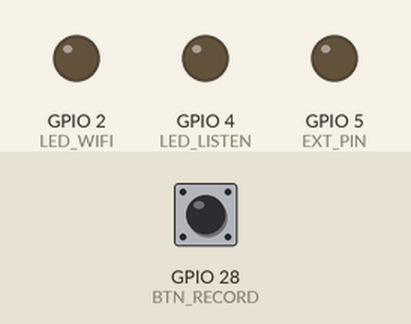
Simulated run of this sketch. Board: ESP32. On the bench: output pins drawn as LEDs (lit = HIGH). Inputs (shaded band) come from the test bench; at power-on: GPIO 28 (BTN_RECORD) HIGH. WiFi joins after 1.5 s; servers stay silent unless stated; I2S audio is not simulated (input reads silence); uploads are accepted with an empty reply; what the sketch prints to the serial monitor is not drawn.

Above: at 0.1 s.
At 2.7 s:
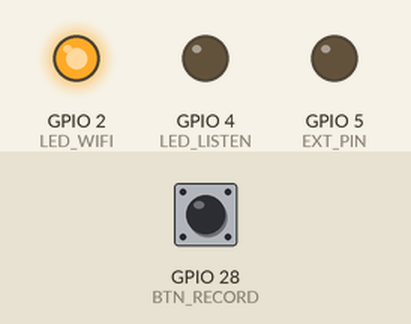
2.8 s: GPIO 28 (BTN_RECORD) pulled LOW for 0.15 s
At 3.8 s:
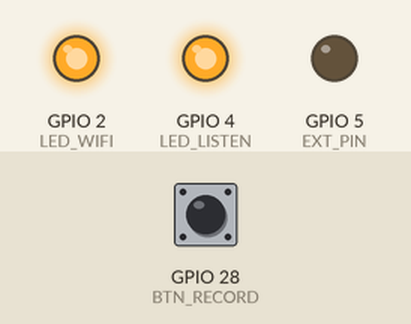
Timing chart, 0 to 9.3 s (numbered marks = the images above; inputs shaded):
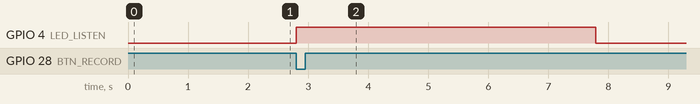

The sketch:

Devil_aug24a.ino
```cpp
#include <WiFi.h>
#include <HTTPClient.h>
#include <ArduinoJson.h>
#include <driver/i2s.h>
#include "mbedtls/base64.h"

// ========= USER CONFIG =========
const char* WIFI_SSID = "Sunil dharajiya";
const char* WIFI_PASS = "635276@sunil";
const char* DEEPGRAM_API_KEY = "e33c7f043bd61cc3b4b5afe7105bb0f2d771c19a";
const char* GEMINI_API_KEY   = "AIzaSyBE5tF3tI-yIY3dSG6VQCQsgPrcGGC9N8E";
const char* GOOGLE_TTS_KEY   = "AIzaSyBE5tF3tI-yIY3dSG6VQCQsgPrcGGC9N8E";

// ========= PINS =========
#define LED_WIFI   2    // WiFi indicator
#define LED_LISTEN 4    // Listening indicator
#define EXT_PIN    5    // external pin control
#define BTN_RECORD 28   // record button

// 🎤 I2S Microphone pins
#define I2S_WS  25
#define I2S_SD  26
#define I2S_SCK 27

// 🔊 I2S Speaker (MAX98357A)
#define I2S_BCLK 14
#define I2S_LRC  15
#define I2S_DOUT 32

// ========= GLOBAL =========
WiFiClientSecure client;

// ========= FUNCTION PROTOTYPES =========
std::vector<int16_t> recordAudio(int seconds);
String sendToDeepgram(std::vector<int16_t>& audio);
String sendToGemini(String transcript);
void speakText(String text);
void playPCM(std::vector<int16_t>& pcm);

// ========= SETUP =========
void setup() {
  Serial.begin(115200);

  pinMode(LED_WIFI, OUTPUT);
  pinMode(LED_LISTEN, OUTPUT);
  pinMode(EXT_PIN, OUTPUT);
  pinMode(BTN_RECORD, INPUT_PULLUP);

  digitalWrite(LED_WIFI, LOW);
  digitalWrite(LED_LISTEN, LOW);
  digitalWrite(EXT_PIN, LOW);

  connectWiFi();
  setupI2SMic();
  setupI2SSpeaker();
}

// ========= LOOP =========
void loop() {
  if (digitalRead(BTN_RECORD) == LOW) {
    Serial.println("Start recording 5s...");
    digitalWrite(LED_LISTEN, HIGH);

    // Capture 5 sec audio buffer
    std::vector<int16_t> audioData = recordAudio(5);

    digitalWrite(LED_LISTEN, LOW);
    Serial.println("Recording done");

    // Send to Deepgram
    String transcript = sendToDeepgram(audioData);
    Serial.println("Transcript: " + transcript);

    if (transcript == "") {
      delay(5000);
      return;
    }

    // Send to Gemini
    String reply = sendToGemini(transcript);
    Serial.println("AI Reply: " + reply);

    // Ext control
    if (reply.indexOf("external pin on") >= 0) {
      digitalWrite(EXT_PIN, HIGH);
    } else if (reply.indexOf("external pin off") >= 0) {
      digitalWrite(EXT_PIN, LOW);
    }

    // Speak reply
    speakText(reply);

    delay(10000); // wait before next round
  }
}

// ========= WIFI =========
void connectWiFi() {
  WiFi.begin(WIFI_SSID, WIFI_PASS);
  Serial.print("Connecting to WiFi");
  while (WiFi.status() != WL_CONNECTED) {
    delay(500);
    Serial.print(".");
  }
  Serial.println("\nWiFi connected!");
  digitalWrite(LED_WIFI, HIGH);
}

// ========= MIC =========
void setupI2SMic() {
  i2s_config_t i2s_config = {
    .mode = (i2s_mode_t)(I2S_MODE_MASTER | I2S_MODE_RX),
    .sample_rate = 16000,
    .bits_per_sample = I2S_BITS_PER_SAMPLE_16BIT,
    .channel_format = I2S_CHANNEL_FMT_ONLY_LEFT,
    .communication_format = I2S_COMM_FORMAT_I2S,
    .intr_alloc_flags = ESP_INTR_FLAG_LEVEL1,
    .dma_buf_count = 8,
    .dma_buf_len = 512,
    .use_apll = false
  };

  i2s_pin_config_t pin_config = {
    .bck_io_num = I2S_SCK,
    .ws_io_num = I2S_WS,
    .data_out_num = -1,
    .data_in_num = I2S_SD
  };

  i2s_driver_install(I2S_NUM_0, &i2s_config, 0, NULL);
  i2s_set_pin(I2S_NUM_0, &pin_config);
}

std::vector<int16_t> recordAudio(int seconds) {
  std::vector<int16_t> samples;
  size_t bytesRead;
  int16_t buffer[512];

  uint32_t totalSamples = 16000 * seconds;

  for (uint32_t i = 0; i < totalSamples / 512; i++) {
    i2s_read(I2S_NUM_0, buffer, sizeof(buffer), &bytesRead, portMAX_DELAY);
    samples.insert(samples.end(), buffer, buffer + bytesRead / 2);
  }
  return samples;
}

// ========= SPEAKER =========
void setupI2SSpeaker() {
  i2s_config_t i2s_config = {
    .mode = (i2s_mode_t)(I2S_MODE_MASTER | I2S_MODE_TX),
    .sample_rate = 16000,
    .bits_per_sample = I2S_BITS_PER_SAMPLE_16BIT,
    .channel_format = I2S_CHANNEL_FMT_ONLY_LEFT,
    .communication_format = I2S_COMM_FORMAT_I2S,
    .intr_alloc_flags = ESP_INTR_FLAG_LEVEL1,
    .dma_buf_count = 8,
    .dma_buf_len = 512,
    .use_apll = false
  };

  i2s_pin_config_t pin_config = {
    .bck_io_num = I2S_BCLK,
    .ws_io_num = I2S_LRC,
    .data_out_num = I2S_DOUT,
    .data_in_num = -1
  };

  i2s_driver_install(I2S_NUM_1, &i2s_config, 0, NULL);
  i2s_set_pin(I2S_NUM_1, &pin_config);
}

void playPCM(std::vector<int16_t>& pcm) {
  size_t bytesWritten;
  i2s_write(I2S_NUM_1, pcm.data(), pcm.size() * 2, &bytesWritten, portMAX_DELAY);
}

// ========= API CALLS =========
String sendToDeepgram(std::vector<int16_t>& audio) {
  HTTPClient http;
  http.begin("https://api.deepgram.com/v1/listen");
  http.addHeader("Authorization", "Token " + String(DEEPGRAM_API_KEY));
  http.addHeader("Content-Type", "audio/wav");

  // Add WAV header
  uint32_t dataSize = audio.size() * sizeof(int16_t);
  uint32_t fileSize = 36 + dataSize;
  uint8_t wavHeader[44] = {
    'R','I','F','F',
    (uint8_t)(fileSize & 0xff), (uint8_t)((fileSize>>8)&0xff), (uint8_t)((fileSize>>16)&0xff), (uint8_t)((fileSize>>24)&0xff),
    'W','A','V','E',
    'f','m','t',' ',
    16,0,0,0,
    1,0,
    1,0,
    0x80,0x3e,0x00,0x00,
    0x00,0x7d,0x00,0x00,
    2,0,
    16,0,
    'd','a','t','a',
    (uint8_t)(dataSize & 0xff), (uint8_t)((dataSize>>8)&0xff), (uint8_t)((dataSize>>16)&0xff), (uint8_t)((dataSize>>24)&0xff)
  };

  // Combine header + audio
  std::vector<uint8_t> wav;
  wav.insert(wav.end(), wavHeader, wavHeader+44);
  wav.insert(wav.end(), (uint8_t*)audio.data(), (uint8_t*)audio.data() + dataSize);

  int httpCode = http.POST(wav.data(), wav.size());

  String transcript = "";
  if (httpCode > 0) {
    String payload = http.getString();
    Serial.println("Deepgram: " + payload);

    DynamicJsonDocument doc(4096);
    deserializeJson(doc, payload);
    transcript = doc["results"]["channels"][0]["alternatives"][0]["transcript"].as<String>();
  }
  http.end();
  return transcript;
}

String sendToGemini(String transcript) {
  HTTPClient http;
  String url = "https://generativelanguage.googleapis.com/v1beta/models/gemini-2.5-flash:generateContent?key=" + String(GEMINI_API_KEY);
  http.begin(url);
  http.addHeader("Content-Type", "application/json");

  // 🔥 Include systemInstruction
  String body = "{"
    "\"systemInstruction\": {"
      "\"parts\": [{\"text\": \"You are an AI voice assistant named Devil. You are created by the team of three members Suni Dharajiya, Karmarajsinh Dod, and Siddhrajsinh Makwana.\"}]"
    "},"
    "\"contents\": [{"
      "\"parts\": [{\"text\": \"" + transcript + "\"}]"
    "}]"
  "}";

  int httpCode = http.POST(body);

  String reply = "";
  if (httpCode > 0) {
    String payload = http.getString();
    Serial.println("Gemini: " + payload);

    DynamicJsonDocument doc(8192);
    deserializeJson(doc, payload);
    reply = doc["candidates"][0]["content"]["parts"][0]["text"].as<String>();
  } else {
    Serial.printf("Gemini request failed, code: %d\n", httpCode);
  }
  http.end();
  return reply;
}

void speakText(String text) {
  HTTPClient http;
  String url = "https://texttospeech.googleapis.com/v1/text:synthesize?key=" + String(GOOGLE_TTS_KEY);
  http.begin(url);
  http.addHeader("Content-Type", "application/json");

  String body = "{\"input\":{\"text\":\"" + text + "\"},\"voice\":{\"languageCode\":\"en-IN\"},\"audioConfig\":{\"audioEncoding\":\"LINEAR16\"}}";
  int httpCode = http.POST(body);

  if (httpCode > 0) {
    String payload = http.getString();
    Serial.println("TTS: " + payload);

    DynamicJsonDocument doc(16384);
    deserializeJson(doc, payload);
    String audioBase64 = doc["audioContent"];

    // Decode Base64 → PCM
    size_t decodedLen = 0;
    uint8_t *decodedAudio = (uint8_t*)malloc(audioBase64.length());
    mbedtls_base64_decode(decodedAudio, audioBase64.length(), &decodedLen,
                          (const unsigned char*)audioBase64.c_str(), audioBase64.length());

    std::vector<int16_t> pcm(decodedLen/2);
    memcpy(pcm.data(), decodedAudio, decodedLen);

    playPCM(pcm);
    free(decodedAudio);
  }
  http.end();
}
```

Measured:
- after the input at 2.8 s, GPIO 4 (LED_LISTEN): LOW → HIGH at once, → LOW 5.0 s later
